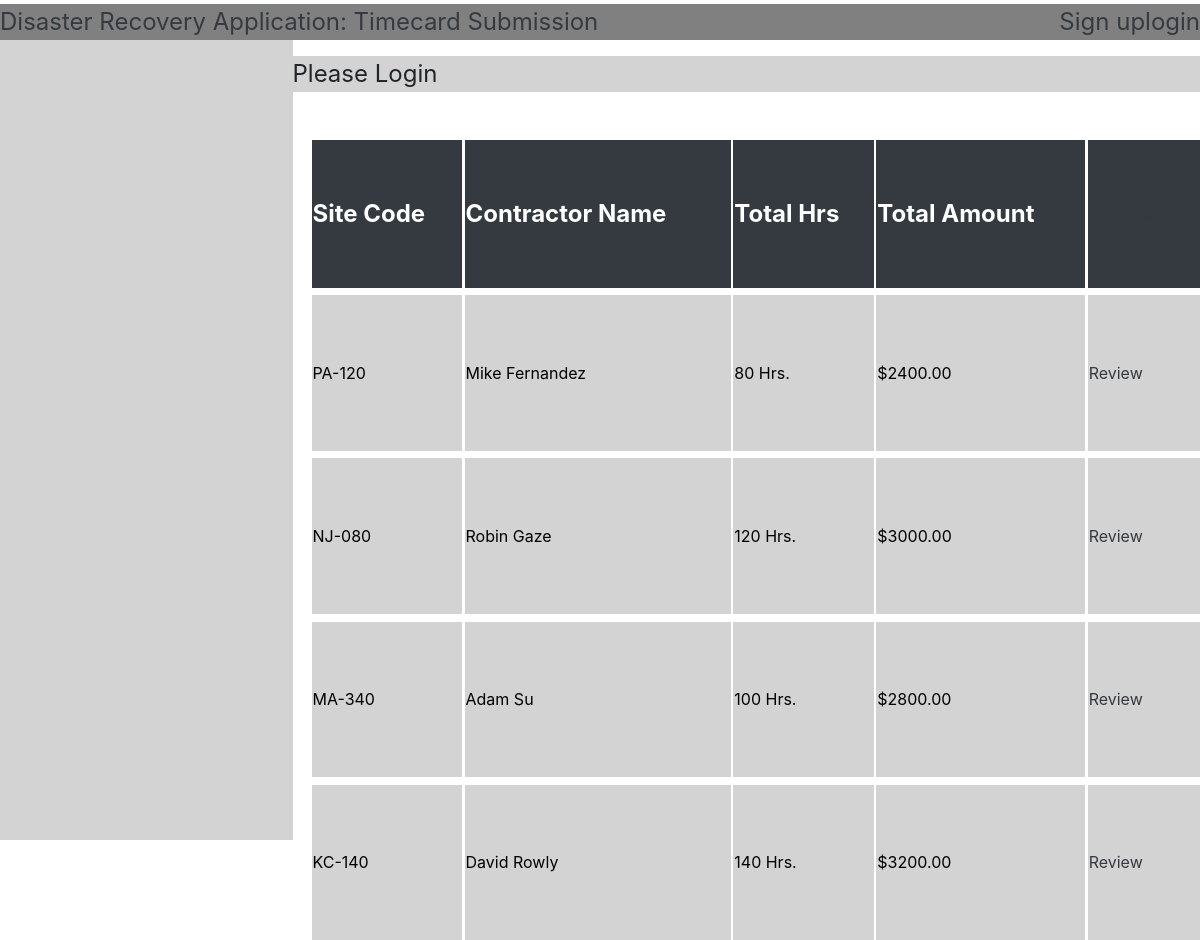
Screenshot of /timeclock/timecard/ with the database file from the repository.
### TimeClock/models.py (models this page shows, shortened)
class Timecard(models.Model):
    siteCode = models.TextField()
    contractorName = models.TextField()
    totalHours = models.IntegerField()
    totalAmount = models.IntegerField()

### TimeClock/views.py (the view)
# urls.py: path('timecard/',TimecardView.as_view(),name='Timecard'),
class TimecardView(ListView):
    model = Timecard
    template_name = 'timecard.html'
    def get_context_data(self, **kwargs):
        context= super().get_context_data(**kwargs)
        context['now'] = timezone.now()
        return context

### TimeClock/templates/timecard.html (shortened to what this page needs)
{% extends 'index.html' %}
{% block title %}{% if user.username %}Timesheet Approval{% else %} Please Login {% endif %}{% endblock %}
{% block content %}
<table style='width:100%'>
    <tr class='bg-dark text-white' style='font-size:x-large'>
        <th>Site Code</th>
        <th class='bg-white'></th>
        <th>Contractor Name</th>
        <th class='bg-white'></th>
        <th>Total Hrs</th>
        <th class='bg-white'></th>
        <th>Total Amount</th>
        <th class='bg-white'></th>
        <th class='text-dark'>Review</th>
    </tr>
    {% for Timecard in object_list %}
    <tr><td class='bg-white'></td></tr>
    <tr style='color:black;background:lightgray'>
        <td class='py-2'>{{Timecard.siteCode}}</td>
        <td class='bg-white'></td>
        <td>{{Timecard.contractorName}}</td>
        <td class='bg-white'></td>
        <td>{{Timecard.totalHours}} Hrs.</td>
        <td class='bg-white'></td>
        <td>${{Timecard.totalAmount}}.00</td>
        <td class='bg-white'></td>
        <td><a class='text-dark' href='#'>Review</a></td>
    </tr>
    {% endfor %}
</table>
{% endblock %}

### TimeClock/templates/index.html (style rules this page uses)
html,body { height:100%; margin:0px; }

### rows the page displays
Timecard: siteCode "PA-120", contractorName "Mike Fernandez", totalHours "80", totalAmount "2400"
Timecard: siteCode "NJ-080", contractorName "Robin Gaze", totalHours "120", totalAmount "3000"
Timecard: siteCode "MA-340", contractorName "Adam Su", totalHours "100", totalAmount "2800"
Timecard: siteCode "KC-140", contractorName "David Rowly", totalHours "140", totalAmount "3200"
